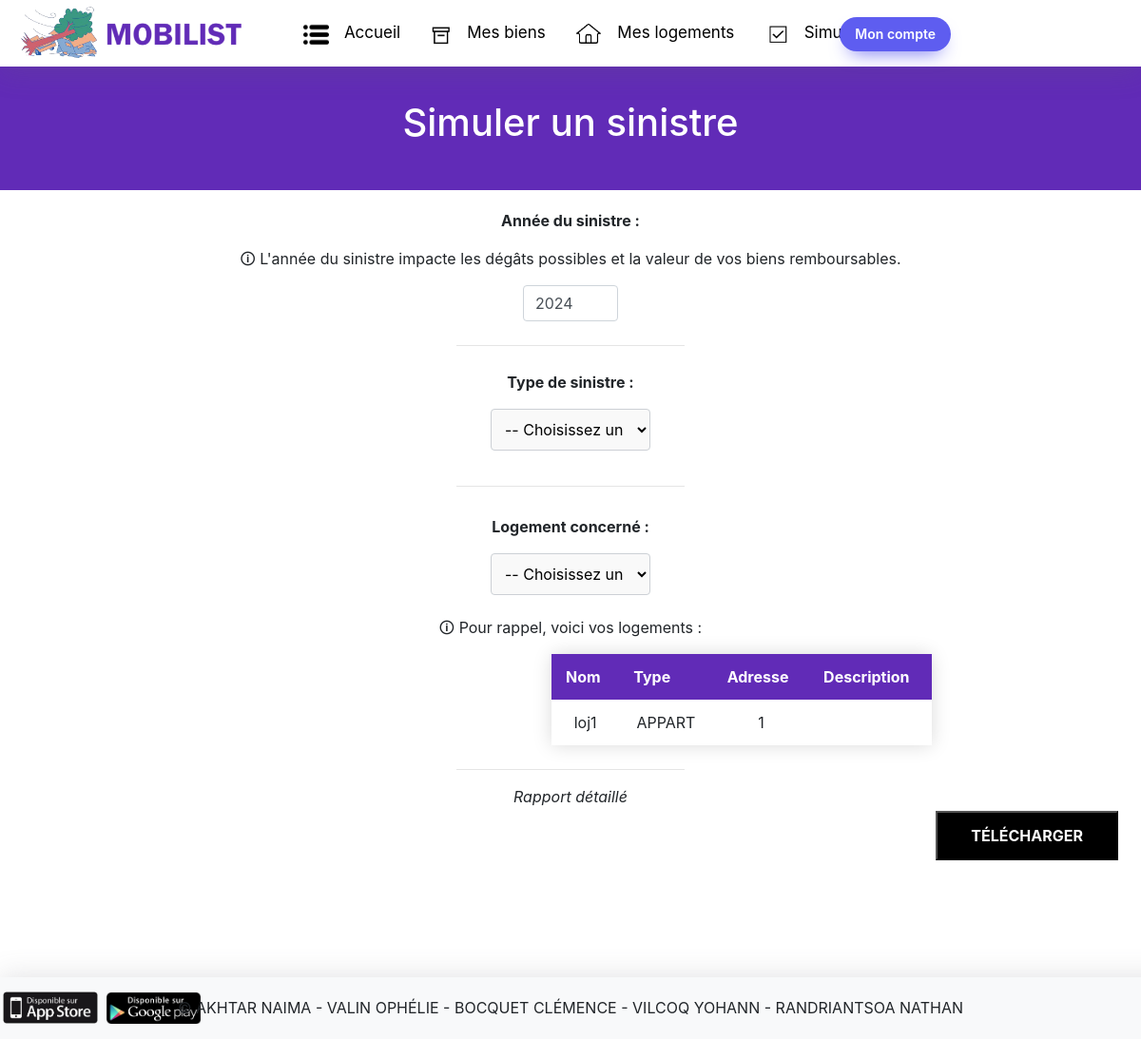
The app's page /simulation/ (signed in), older data.
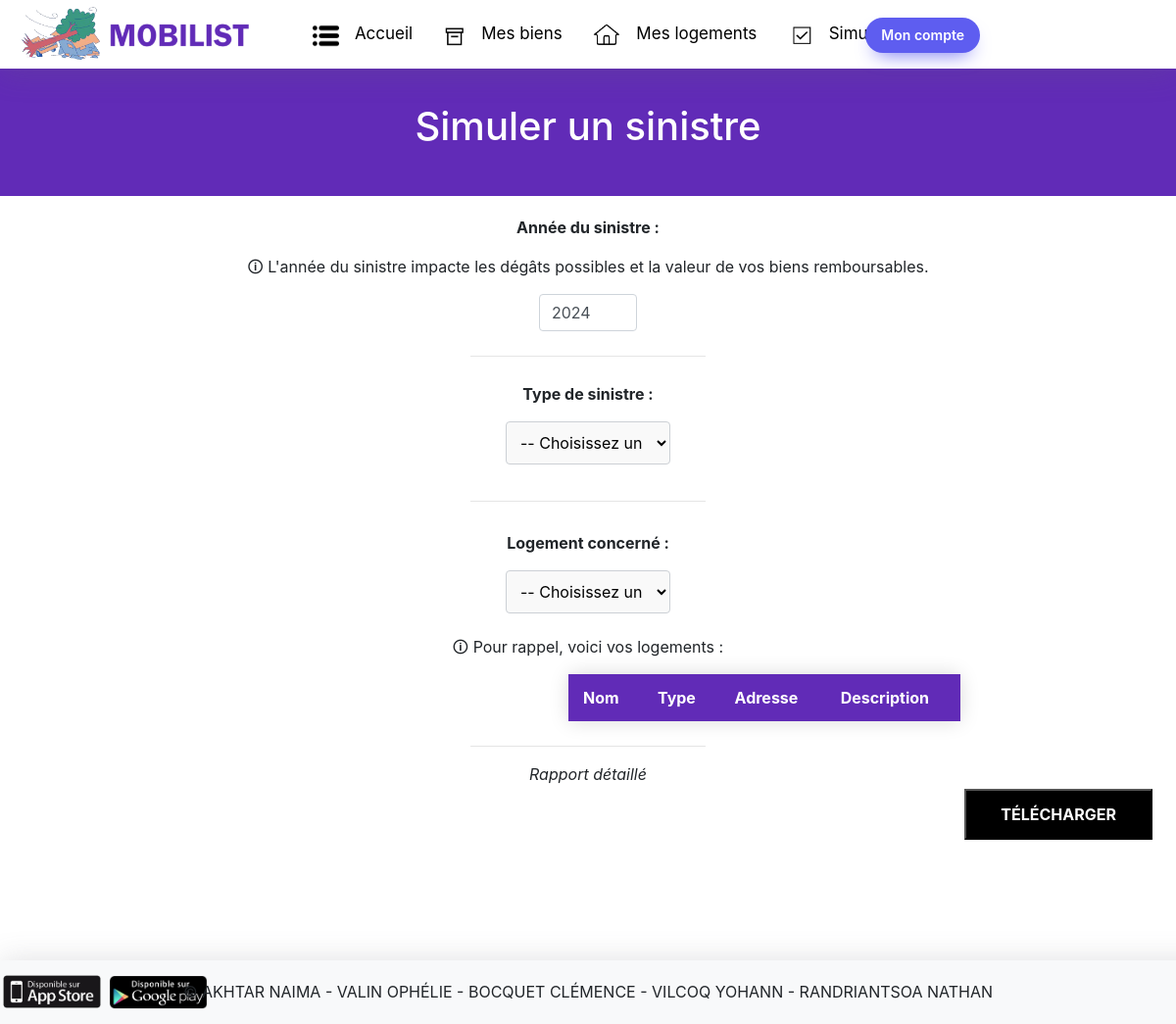
The same page, newer data.
### mobilist/models.py (models this page shows, shortened)
class Logement(Base):
    __tablename__ = "LOGEMENT"
    id_logement = Column(Integer, name="ID_LOGEMENT", primary_key=True)
    nom_logement = Column(String(20), name="NOM_LOGEMENT", nullable=True)
    type_logement = Column(Enum(LogementType),
                           name="TYPE_LOGEMENT",
                           nullable=False)
    adresse = Column(String(100), name="ADRESSE", nullable=True)
    desc_logement = Column(String(1000), name="DESC_LOGEMENT", nullable=True)
    pieces = relationship("Piece", backref="logement", cascade="all, delete")
    proprietaires = relationship("Proprietaire", secondary="AVOIR", back_populates="logements", passive_deletes=True)
    def delete(self, proprio: Proprietaire):
        list_assoc = AVOIR.query.filter_by(id_logement=self.id_logement).all()
        for assoc in list_assoc:
            if assoc.get_id_proprio() == proprio.get_id_proprio():
                assoc.delete()
        last_assoc = AVOIR.query.filter_by(id_logement=self.id_logement).all()
        list_bien = Bien.query.filter_by(id_logement=self.id_logement).all()
        for bien in list_bien:
            if bien.get_id_proprio() == proprio.get_id_proprio():
                bien.delete()
        if len(last_assoc) == 0:
            Piece.query.filter_by(id_logement=self.id_logement).delete()
            db.session.delete(self)
            db.session.commit()
        else:
            print("Le logement est associé à d'autres propriétaires, mais celui ne l'est plus à vous")

### mobilist/views.py (the view, shortened to what this page needs)
@app.route("/simulation/", methods =("GET","POST" ,))
def simulation():
    proprio = Proprietaire.query.get(current_user.id_user)
    logements = []
    for logement in proprio.logements:
        logements.append(logement)
    logement_id = request.form.get('logement_id')
    sinistre_annee = request.form.get('sinistre_annee')
    sinistre_type = request.form.get('sinistre_type')
    return render_template("simulation.html",logements=logements)

### mobilist/models.py (called while the page is built)
@login_manager.user_loader
def load_user(mail):
    return db.session.get(User, mail)

    def get_type(self):
        return self.name

### mobilist/templates/simulation.html (shortened to what this page needs)
{% extends "accueil_2.html" %}
{% block styles %}
{{ super() }}
<link rel="stylesheet" href="{{ url_for('static', filename='simulation.css')}}">
{% endblock %}
{% block content %}
<div class="simulation">
    <form action="{{ url_for('simulation') }}" method="POST">
        <div class="bandeau">
            <h1>Simuler un sinistre</h1>
        </div>
        <div class="annee">
            <p>Année du sinistre :</p>
            <p>🛈 L'année du sinistre impacte les dégâts possibles et la valeur de vos biens remboursables.</p>
            <input type="number" class="form-control" name="sinistre_annee" data-date-end-date="0d" min="1900" max="2024" step="1" value="2024"/>
        </div>
        <hr width="20%" position="centre"/>
        <div class="type">
            <p>Type de sinistre :</p>
            <select name="sinistre_type" id="sinistre-select">
              <option value="">-- Choisissez un type --</option>
            </select>
            <hr width="20%" position="centre"/>
        </div>
        <div class="logement">
            <p>Logement concerné :</p>
            <select name="logement_id" id="logement-select">
                <option value="">-- Choisissez un logement --</option>
            </select>
        </div>
        <div class="info">
            <p> 🛈 Pour rappel, voici vos logements :</p>
            <table class="styled-table">
                <thead>
                    <tr>
                        <th>Nom</th>
                        <th>Type</th>
                        <th>Adresse</th>
                        <th>Description</th>
                    </tr>
                </thead>
                <tbody>
                    {% for loge in logements %}
                    <tr>
                        <td>{{ loge.nom_logement }}</td>
                        <td>{{ loge.type_logement.get_type() }}</td>
                        <td>{{ loge.adresse }}</td>
                        <td>{{ loge.description }}</td>
                    </tr>
                    {% endfor %}
                </tbody>
            </table>
            <hr width="20%" position="centre"/>
        </div>
        <div class="telecharger">
            <p>Rapport détaillé</p>
                <button type="submit" class="download-btn">TÉLÉCHARGER</button>
        </div>
    </form>
</div>
{% endblock %}

Row changes from the older to the newer data that the page shows:
removed Logement: nom_logement "loj1", type_logement.get_type "APPART", adresse "1"
